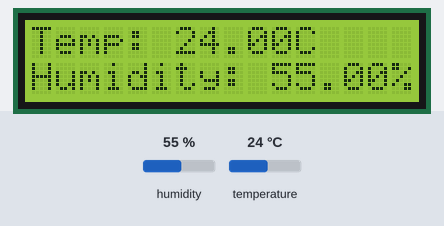
Bench run of a sketch on a simulated Arduino Uno, built with avr-gcc and run on an emulated ATmega328P. On the bench: 16×2 character LCD. Inputs (shaded band) come from the test bench; at power-on: humidity 55 %, temperature 24 °C. What the sketch prints to the serial monitor is not drawn.

Above: at 2.6 s.
2.7 s: humidity set to 22 %
At 4.8 s:
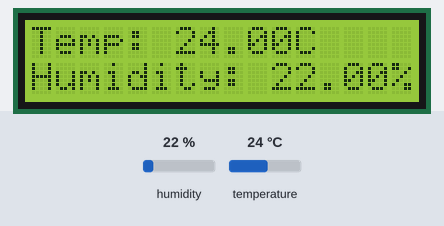
5.7 s: temperature set to 12 °C
At 7.5 s:
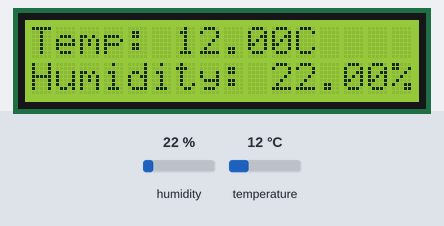
8.7 s: humidity set to 40 %
At 10.7 s:
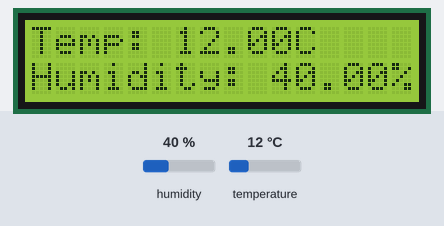
11.7 s: temperature set to 19 °C
At 13.5 s:
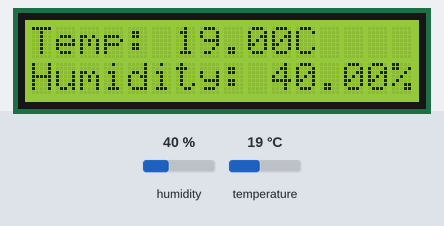
Timing chart, 0 to 15.0 s (numbered marks = the images above; inputs shaded):
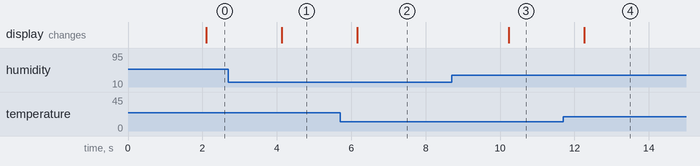

The sketch:

DHTLCD.ino
```cpp
// Example testing sketch for DHT22 temperature and humidity sensor
// Written by ladyada, public domain

// REQUIRES the following Arduino libraries:
// - DHT Sensor Library: https://github.com/adafruit/DHT-sensor-library
// - Adafruit Unified Sensor Lib: https://github.com/adafruit/Adafruit_Sensor
// - LiquidCrystal_I2C Library: https://github.com/fdebrabander/Arduino-LiquidCrystal-I2C-library

#include <Wire.h>
#include <DHT.h>
#include <LiquidCrystal_I2C.h>

#define DHTPIN 2 // Digital pin connected to the DHT sensor
#define DHTTYPE DHT22 // DHT 22 (AM2302), AM2321
#define LCD_COLS 16 // Number of columns in the LCD screen
#define LCD_ROWS 2 // Number of rows in the LCD screen

DHT dht(DHTPIN, DHTTYPE);
LiquidCrystal_I2C lcd(0x27, LCD_COLS, LCD_ROWS); // Set the LCD address to 0x27 for a 20x4 display

void setup() {
  Serial.begin(9600);
  Serial.println(F("DHTxx test!"));

  dht.begin();
  lcd.init(); // Initialize the LCD
  lcd.backlight(); // Turn on the backlight
}

void loop() {
  // Wait a few seconds between measurements.
  delay(2000);

  // Reading temperature or humidity takes about 250 milliseconds!
  // Sensor readings may also be up to 2 seconds 'old' (its a very slow sensor)
  float h = dht.readHumidity();
  // Read temperature as Celsius (the default)
  float t = dht.readTemperature();

  // Check if any reads failed and exit early (to try again).
  if (isnan(h) || isnan(t)) {
    Serial.println(F("Failed to read from DHT sensor!"));
    return;
  }

  // Print the temperature and humidity readings to the LCD
  lcd.setCursor(0, 0);
  lcd.print(F("Temp: "));
  lcd.print(t);
  lcd.print(F("C"));

  lcd.setCursor(0, 1);
  lcd.print(F("Humidity: "));
  lcd.print(h);
  lcd.print(F("%"));

  // Print the temperature and humidity readings to the serial monitor
  Serial.print(F("Humidity: "));
  Serial.print(h);
  Serial.print(F("%  Temperature: "));
  Serial.print(t);
  Serial.println(F("°C"));
}
```

Measured:
- after the input at 2.7 s, the display: changes after 1.4 s (image 1)
- after the input at 5.7 s, the display: changes after 0.47 s (image 2)
- after the input at 8.7 s, the display: changes after 1.5 s (image 3)
- after the input at 11.7 s, the display: changes after 0.57 s (image 4)
